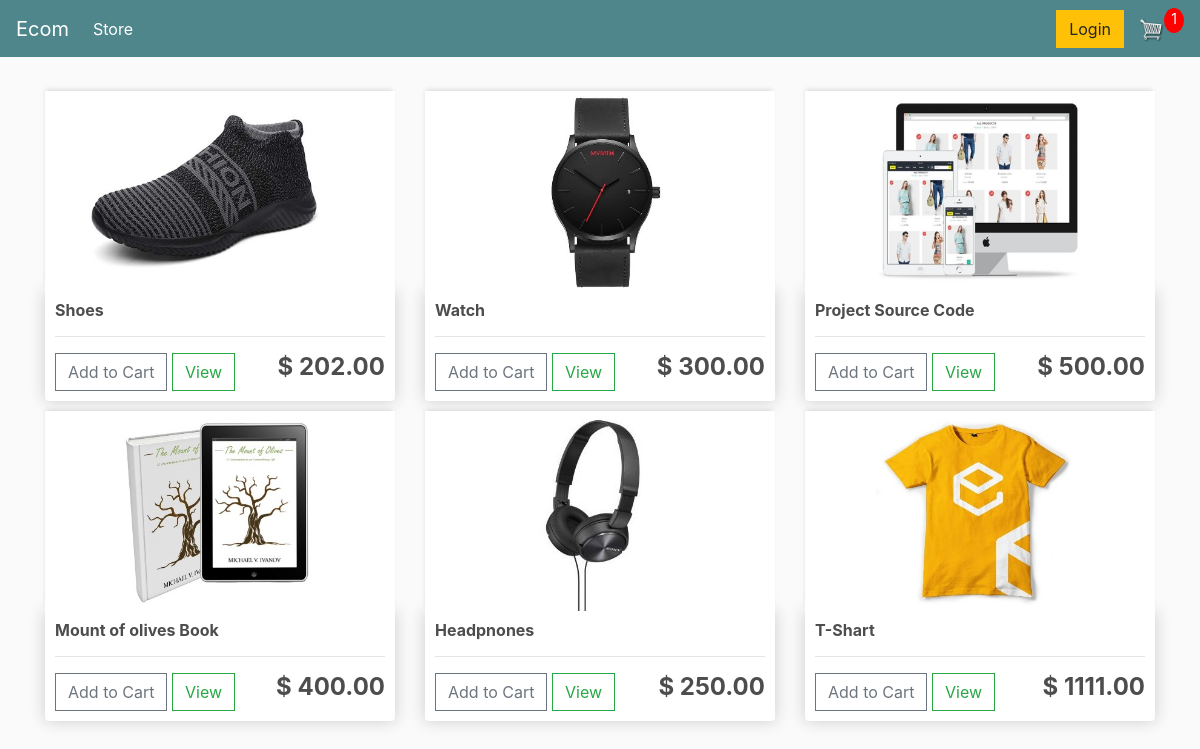
The app's page / (signed in) with its own data.
### store/models.py (models this page shows, shortened)
class Product(models.Model):
    name = models.CharField(max_length=200, null=True)
    price = models.FloatField()
    digital = models.BooleanField(default=False, null=True, blank=False)
    image = models.ImageField(null=True, blank=True)
    @property
    def imageURL(self):
        try:
            url = self.image.url
        except:
            url = ''
        return url

### store/views.py (the view)
# urls.py: path('', include('store.urls')),
def store(request):
    if request.user.is_authenticated:
        customer = request.user.customer
        order, created = Order.objects.get_or_create(customer=customer, complete=False)
        items = order.orderitem_set.all()
        cartItems = order.get_cart_items
    else:
        items = []
        order = {'get_cart_total':0, 'get_cart_items':0, 'shipping':False}
        cartItems = order['get_cart_items']
    products = Product.objects.all()
    context = {'products':products, 'cartItems':cartItems}
    return render (request, 'store/store.html' , context)

### store/models.py (called while the page is built)
    @property
    def get_cart_items(self):
        orderitems = self.orderitem_set.all()
        total = sum([item.quantity for item in orderitems])
        return total

### store/templates/store/store.html
{% extends 'store/main.html' %}
{% load static %}
{% block content %}
    <div class="row">
        {% for product in products %}
        <div class="col-lg-4">
			<img class="thumbnail" src="{{product.imageURL}}">
            <div class="box-element product">
                <h6><strong>{{product.name}}</strong></h6>
                <hr>
                <button data-product={{product.id}} data-action="add" class="btn btn-outline-secondary add-btn update-cart">Add to Cart</button>
                <a class="btn btn-outline-success" href="#">View</a>
 				<h4 style="display: inline-block; float: right"><strong>$
                    {{product.price|floatformat:2}}</strong></h4>
            </div>
        </div>
        {% endfor %}
    </div>
{% endblock content %}

### static/css/main.css (style rules this page uses)
body { background-color: hsl(0, 0%, 98%); }
h1,h2,h3,h4,h5,h6 { color:hsl(0, 0%, 30%); }
.box-element { box-shadow:hsl(0, 0%, 80%) 0 0 16px; background-color: #fff; border-radius: 4px; padding: 10px; }
.thumbnail { width: 100%; height: 200px; -webkit-box-shadow: -1px -3px 5px -2px rgba(214,214,214,1); -moz-box-shadow: -1px -3px 5px -2px rgba(214,214,214,1); box-shadow: -1px -3px 5px -2px rgba(214,214,214,1); }
.product { border-radius: 0 0 4px 4px; }
.col-lg-4, .col-lg-6, .col-lg-8, .col-lg-12 { margin-top: 10px; }
.btn { border-radius: 0; }

### records on screen
Product: imageURL (picture), name "Shoes", price "202.00"
Product: imageURL (picture), name "Watch", price "300.00"
Product: imageURL (picture), name "Project Source Code", price "500.00"
Product: imageURL (picture), name "Mount of olives Book", price "400.00"
Product: imageURL (picture), name "Headpnones", price "250.00"
Product: imageURL (picture), name "T-Shart", price "1111.00"

### other values on screen
{{ cartItems }} "1"
